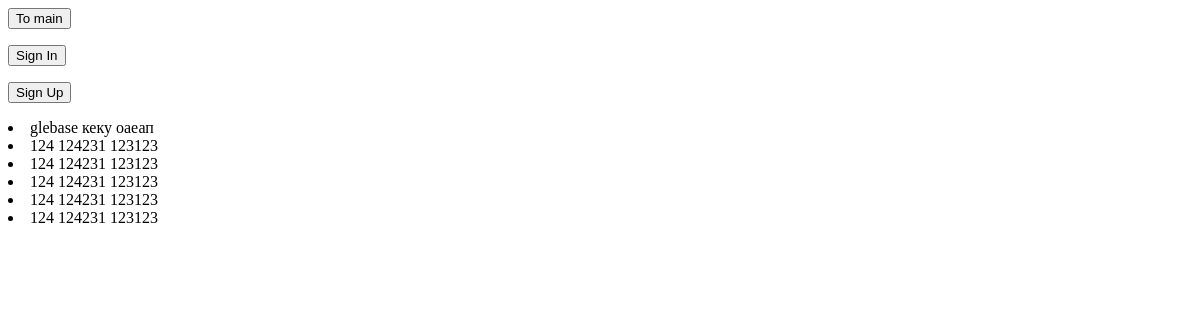
The app's page /lists, older data.
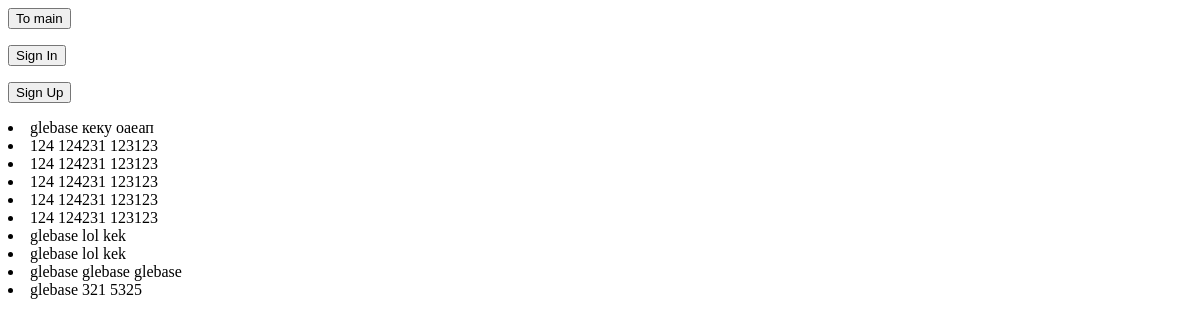
The same page, newer data.
### tables this page shows
CREATE TABLE lists(nick TEXT, title TEXT, description TEXT);

### routers/lists.py (the view)
@router_lists.get("/lists")
def get_lists(response: Response, request: Request, nick: str = Depends(check_token)):
    with sqlite3.connect("db/database.db") as db:
        cursor = db.cursor()
        cursor.execute("SELECT * FROM lists")
        rows = cursor.fetchall()
        respons = [row for row in rows]
    if nick is None:
        return templates.TemplateResponse("lists.html", {"request": request, "response": respons})
    return templates.TemplateResponse("lists.html", {"request": request, "response": respons, "nick": nick})

### front/templates/lists.html (shortened to what this page needs)
<!DOCTYPE html>
<html lang="en">
<head>
</head>
<body>
    <a href="http://127.0.0.1:8000/"><button>To main</button></a> <p></p>
    {% if nick %}
    <header class="header">
        <div class="name">
            {{ nick }}
        </div>
        <p></p>
        <script>
            async function deleteToken() {
                const cookieName = 'jwt';
                document.cookie = cookieName + '=; expires=Thu, 01 Jan 1970 00:00:00 GMT; path=/;';
                window.location.href = "http://127.0.0.1:8000/lists";
            }
        </script>
        <button onclick="deleteToken()">Logout</button>
        <p></p>
    </header>
    {% else %}
    <a href="/user/login"> <button> Sign In </button> </a>
    <a href="/user/register"> <button> Sign Up </button> </a>
    {% endif %}
    {% for list in response %}
        <li>{{ list[0] }} {{ list[1] }} {{ list[2] }}</li>
    {% endfor %}
</body>
</html>

Row changes from the older to the newer data that the page shows:
added lists: nick "glebase", title "lol", description "kek"
added lists: nick "glebase", title "lol", description "kek"
added lists: nick "glebase", title "glebase", description "glebase"
added lists: nick "glebase", title "321", description "5325"
